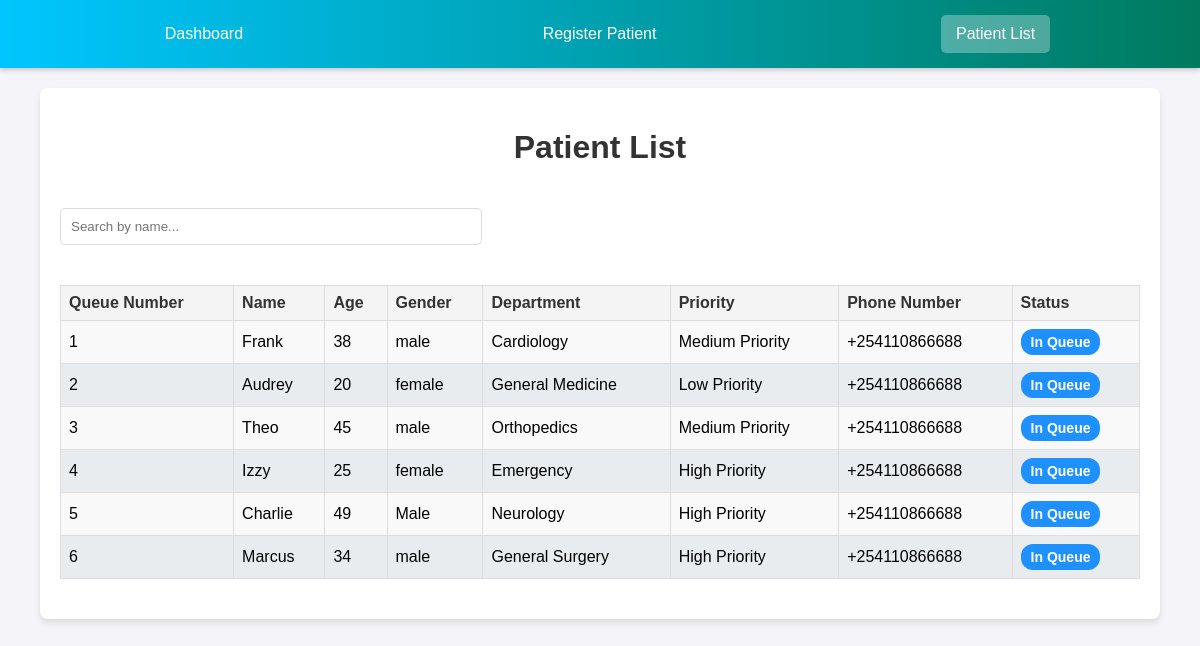
The app's page /patient_list/, older data.
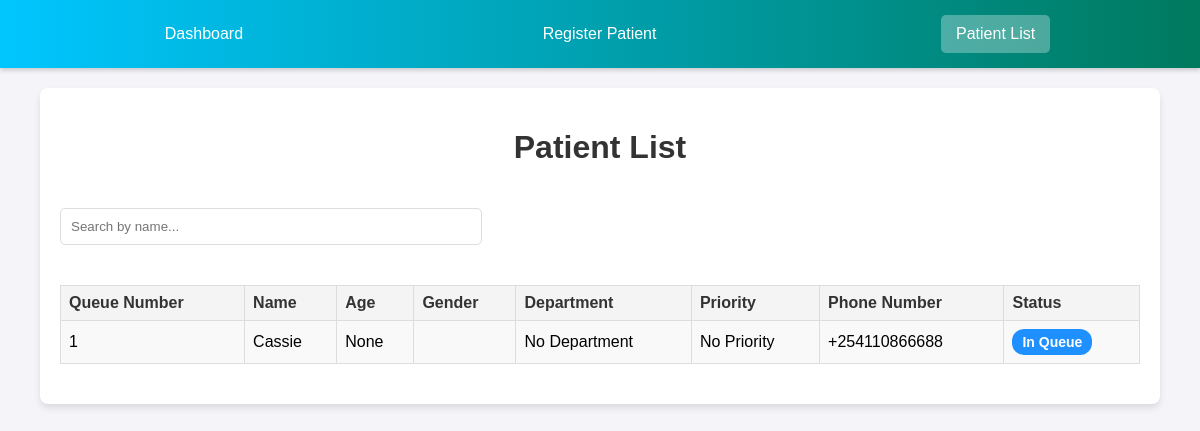
The same page, newer data.
### Nazareth/models.py (models this page shows, shortened)
class Patient(models.Model):
    assigned_doctor = models.ForeignKey(
        'Doctor',
        on_delete=models.SET_NULL,
        null=True,
        blank=True,
        related_name="patients"
    )
    name = models.CharField(max_length=100)
    age = models.PositiveIntegerField(null=True, blank=True)
    gender = models.CharField(
        max_length=10,
        choices=[
            ('male', 'Male'),
            ('female', 'Female'),
            ('other', 'Other'),
        ],
    )
    service = models.CharField(max_length=50)
    priority = models.CharField(
        max_length=10,
        choices=[
            ("low", "Low"),
            ("medium", "Medium"),
            ("high", "High"),
        ],
    )
    department = models.ForeignKey(
        'Department',
        on_delete=models.SET_NULL,
        null=True,
        blank=True,
        related_name="patients"
    )
    in_queue = models.BooleanField(default=False)
    is_active = models.BooleanField(default=True)
    queue_number = models.IntegerField(null=True, blank=True)
    date_registered = models.DateTimeField(default=now)
    phone_number = models.CharField(max_length=20)
    status = models.CharField(
        max_length=20,
        choices=[
            ('waiting', 'Waiting'),
            ('in_queue', 'In Queue'),
            ('in_process', 'In Process'),
            ('completed', 'Completed'),
            ('under_observation', 'Under Observation'),
            ('discharged', 'Discharged'),
        ],
        default='in_queue'
    )
    hidden = models.BooleanField(default=False)
    class Meta:
        ordering = ['queue_number']

class Department(models.Model):
    id = models.AutoField(primary_key=True)
    name = models.CharField(max_length=100, unique=True)

### Nazareth/views.py (the view)
# urls.py: path('patient_list/', views.patient_list, name='patient_list'),
def patient_list(request):
    patients = Patient.objects.prefetch_related('queues').select_related('department').filter(in_queue=True,
                                                                                              hidden=False)
    for patient in patients:
        queue = patient.queues.order_by('priority').first()
        patient.queue_status = queue.status if queue else "No Queue"
    return render(request, "patient_list.html", {"patients": patients})

### Nazareth/templates/patient_list.html (shortened to what this page needs)
{% load static %}
<!doctype html>
<html lang="en">
<head>
    <link rel="stylesheet" href="{% static 'css/patient-list.css' %}">
</head>
<body>
    <div class="navbar">
        <a href="{% url 'receptionist' %}">Dashboard</a>
        <a href="{% url 'register_patient' %}">Register Patient</a>
        <a href="{% url 'patient_list' %}" class="active">Patient List</a>
    </div>
    <div class="container">
        <h1>Patient List</h1>
        <input type="text" id="search-bar" placeholder="Search by name...">
        {% if no_patients %}
            <p>No patients in the list.</p>
        {% else %}
            <table>
                <thead>
                    <tr>
                        <th>Queue Number</th>
                        <th>Name</th>
                        <th>Age</th>
                        <th>Gender</th>
                        <th>Department</th>
                        <th>Priority</th>
                        <th>Phone Number</th>
                        <th>Status</th>
                    </tr>
                </thead>
                <tbody id="patient-list">
                    {% for patient in patients %}
                    <tr>
                        <td>{{ patient.queue_number }}</td>
                        <td>{{ patient.name }}</td>
                        <td>{{ patient.age }}</td>
                        <td>{{ patient.gender }}</td>
                        <td>
                            {% if patient.department %}
                                {{ patient.department.name }}
                            {% else %}
                                No Department
                            {% endif %}
                        </td>
                        <td>
                            {% if patient.priority %}
                                {{ patient.priority|capfirst }} Priority
                            {% else %}
                                No Priority
                            {% endif %}
                        </td>
                        <td>{{ patient.phone_number }}</td>
                        <td>
                            {% if patient.status == 'waiting' %}
                                <span class="badge badge-waiting">Waiting</span>
                            {% elif patient.status == 'in_queue' %}
                                <span class="badge badge-in-queue">In Queue</span>
                            {% elif patient.status == 'under_observation' %}
                                <span class="badge badge-under-observation">Under Observation</span>
                            {% elif patient.status == 'discharged' %}
                                <span class="badge badge-discharged">Discharged</span>
                            {% else %}
                                <span class="badge badge-no-queue">No Queue</span>
                            {% endif %}
                        </td>
                    </tr>
                    {% endfor %}
                </tbody>
            </table>
        {% endif %}
    </div>
</body>
</html>

### Nazareth/static/css/patient-list.css (style rules this page uses)
body { font-family: Arial, sans-serif; background-color: #f4f4f9; margin: 0; padding: 0; }
.container { width: 90%; max-width: 1200px; margin: 20px auto; background: #ffffff; border-radius: 8px; padding: 20px; box-shadow: 0 4px 6px rgba(0, 0, 0, 0.1); }
h1 { text-align: center; color: #333; }
table { width: 100%; border-collapse: collapse; margin: 20px 0; }
th, td { text-align: center; padding: 12px; }
th { background-color: #007bff; color: #fff; }
tbody tr:nth-child(odd) { background-color: #f9f9f9; }
.badge { padding: 5px 10px; font-size: 14px; font-weight: bold; border-radius: 12px; display: inline-block; text-align: center; }
.badge-in-queue { background-color: #1E90FF; color: white; }

Row changes from the older to the newer data that the page shows:
removed Patient: queue_number "1", name "Frank", age "38", gender "male", department.name "Cardiology", priority "Medium", phone_number "+254110866688", status "In Queue"
removed Patient: queue_number "2", name "Audrey", age "20", gender "female", department.name "General Medicine", priority "Low", phone_number "+254110866688", status "In Queue"
removed Patient: queue_number "3", name "Theo", age "45", gender "male", department.name "Orthopedics", priority "Medium", phone_number "+254110866688", status "In Queue"
removed Patient: queue_number "4", name "Izzy", age "25", gender "female", department.name "Emergency", priority "High", phone_number "+254110866688", status "In Queue"
removed Patient: queue_number "5", name "Charlie", age "49", gender "Male", department.name "Neurology", priority "High", phone_number "+254110866688", status "In Queue"
removed Patient: queue_number "6", name "Marcus", age "34", gender "male", department.name "General Surgery", priority "High", phone_number "+254110866688", status "In Queue"
added Patient: queue_number "1", name "Cassie", age "None", shows "No Department", priority "No Priority", phone_number "+254110866688", status "In Queue"
